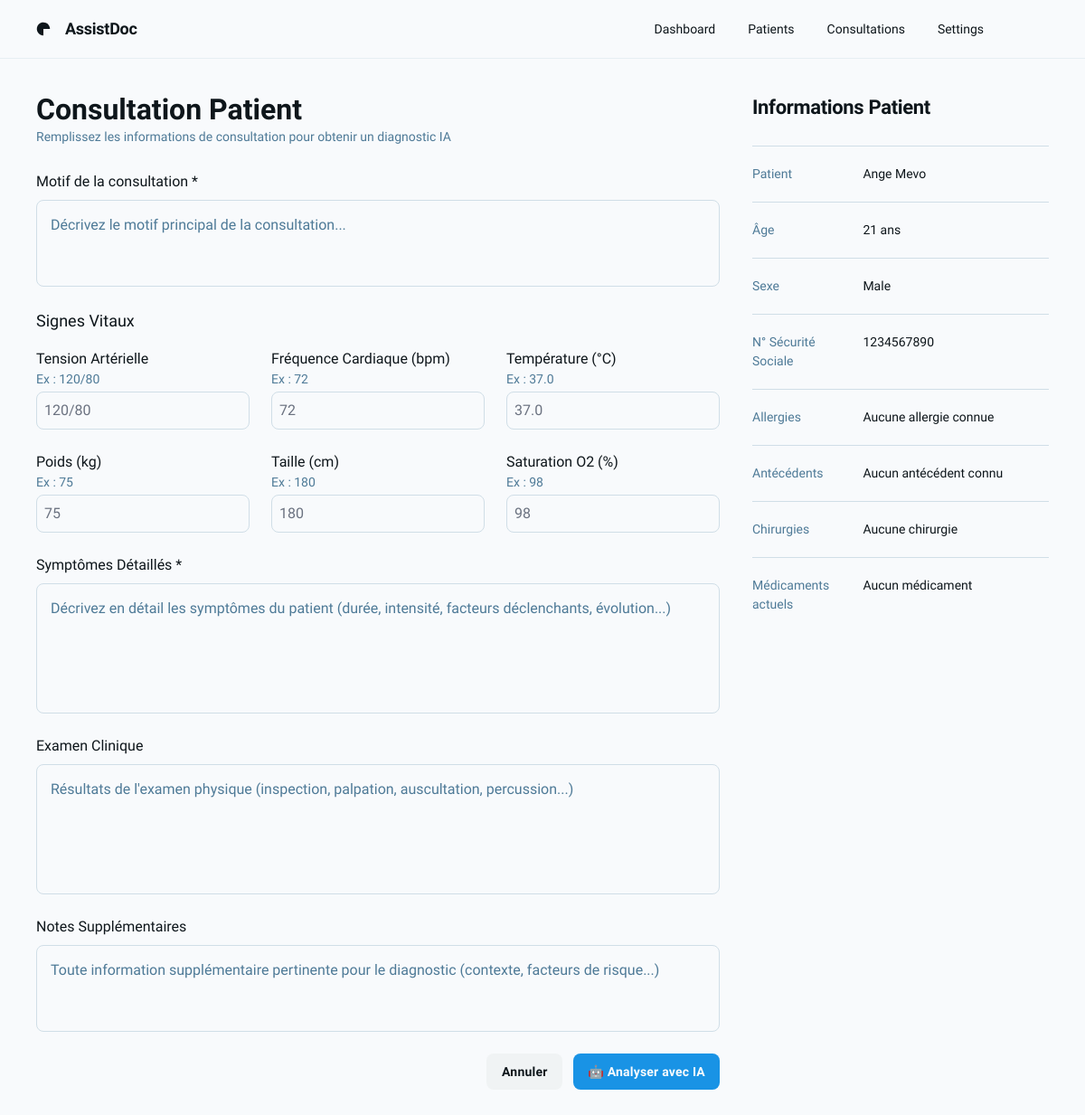
/symptome/1234567890/, run on the app's committed database.
### app/models.py (models this page shows, shortened)
class Patient(models.Model):
    social_security_number = models.CharField(max_length=100)
    last_name = models.CharField(max_length=100)
    first_name = models.CharField(max_length=100)
    birth_date = models.DateField(null=True, blank=True)
    gender = models.CharField(max_length=10, choices=[('M', 'Male'), ('F', 'Female'), ('O', 'Other')])
    address = models.TextField(null=True, blank=True)
    diseases = models.TextField(blank=True, null=True)  # Medical conditions
    surgeries = models.TextField(blank=True, null=True)  # Past surgeries*
    vaccines = models.TextField(blank=True, null=True)  # Vaccination history
    phone_number = models.CharField(max_length=20, null=True, blank=True)
    allergies = models.TextField(blank=True, null=True)  # Allergies
    actual_medecines = models.TextField(blank=True, null=True)  # Current medications
    class Meta:
        verbose_name = "Patient"
        verbose_name_plural = "Patients"

### app/views.py (the view, shortened to what this page needs)
# urls.py: path('symptome/<str:patient_social_security_number>/', symptome, name='symptome'),
def symptome(request, patient_social_security_number):
    patient = get_object_or_404(Patient, social_security_number=patient_social_security_number)
    edit_consultation_id = request.GET.get('edit')
    edit_consultation = None
    if edit_consultation_id:
        try:
            edit_consultation = Consultation.objects.get(id=edit_consultation_id, patient=patient)
        except Consultation.DoesNotExist:
            messages.error(request, 'Consultation non trouvée.')
    context = {
        'patient': patient,
        'edit_consultation': edit_consultation
    }
    return render(request, 'symptome.html', context)

### app/templatetags/custom_filters.py (called while the page is built)
@register.filter
def age(birth_date):
    if birth_date:
        today = date.today()
        return today.year - birth_date.year - ((today.month, today.day) < (birth_date.month, birth_date.day))
    return None

### app/templates/symptome.html (shortened to what this page needs)
{% load custom_filters %}
<html>
    <head>
        <script src="https://cdn.tailwindcss.com?plugins=forms,container-queries"></script>
    </head>
    <body>
        <div class="relative flex size-full min-h-screen flex-col bg-slate-50 group/design-root overflow-x-hidden" style='font-family: "Public Sans", "Noto Sans", sans-serif;'>
        <div class="layout-container flex h-full grow flex-col">
            <header class="flex items-center justify-between whitespace-nowrap border-b border-solid border-b-[#e7eef3] px-10 py-3">
                <div class="flex items-center gap-4 text-[#0e161b]">
                <div class="size-4">
                </div>
                <h2 class="text-[#0e161b] text-lg font-bold leading-tight tracking-[-0.015em]">AssistDoc</h2>
                </div>
                <div class="flex flex-1 justify-end gap-8">
                <div class="flex items-center gap-9">
                    <a class="text-[#0e161b] text-sm font-medium leading-normal" href="{% url 'dashboard' %}">Dashboard</a>
                    <a class="text-[#0e161b] text-sm font-medium leading-normal" href="#">Patients</a>
                    <a class="text-[#0e161b] text-sm font-medium leading-normal" href="#">Consultations</a>
                    <a class="text-[#0e161b] text-sm font-medium leading-normal" href="#">Settings</a>
                </div>
                <div
                    class="bg-center bg-no-repeat aspect-square bg-cover rounded-full size-10"
                    style='background-image: url("https://lh3.googleusercontent.com/aida-public/AB6AXuD4IeuR_ANLJhx03zJTLacex8X8G1IjOun-Ru4UIrM25GoNeReHc9B3j7jzI5koNzZ1obmozgEhwuhOKl9gHf8hsFc242JiygCY0KKQv8K9xsiKD0sSxgGIpjqsJIV9m6ofekd-AfHZJP6PypjfLDsOZ-52tUpmufZ6vLTVnW-CsbsWzs556nwEXSjhcty1BIULRzPfnta6khN1NCosPgw1z3e-noY3cNqN7SPksyxx7hfHPTKFwdY7vF5Z_52sYiDxe7nEPj8ffaQ");'
                ></div>
                </div>
            </header>
            <div class="gap-1 px-6 flex flex-1 justify-center py-5">
            <div class="layout-content-container flex flex-col max-w-[920px] flex-1">
                <div class="flex flex-wrap justify-between gap-3 p-4">
                    <div>
                        <p class="text-[#0e161b] tracking-light text-[32px] font-bold leading-tight min-w-72">
                            {% if edit_consultation %}Modifier Consultation{% else %}Consultation Patient{% endif %}
                        </p>
                        <p class="text-[#4e7a97] text-sm">
                            {% if edit_consultation %}Modifiez les informations de consultation pour mettre à jour le diagnostic IA{% else %}Remplissez les informations de consultation pour obtenir un diagnostic IA{% endif %}
                        </p>
                    </div>
                </div>
                <form method="post" action="{% url 'symptome' patient_social_security_number=patient.social_security_number %}">
                    <div class="px-4 py-3">
                        <label class="flex flex-col">
                            <p class="text-[#0e161b] text-base font-medium leading-normal pb-2">Motif de la consultation *</p>
                            <textarea name="consultation_reason" required
                                placeholder="Décrivez le motif principal de la consultation..."
                                class="form-input flex w-full min-w-0 flex-1 resize-none overflow-hidden rounded-lg text-[#0e161b] focus:outline-0 focus:ring-0 border border-[#d0dee7] bg-slate-50 focus:border-[#d0dee7] min-h-24 placeholder:text-[#4e7a97] p-[15px] text-base font-normal leading-normal">{% if edit_consultation %}{{ edit_consultation.consultation_reason }}{% endif %}</textarea>
                        </label>
                    </div>
                    <div class="px-4 py-3">
                        <h3 class="text-[#0e161b] text-lg font-medium mb-4">Signes Vitaux</h3>
                        <div class="grid grid-cols-1 md:grid-cols-2 lg:grid-cols-3 gap-6">
                            <label class="flex flex-col">
                                <span class="text-[#0e161b] font-medium">Tension Artérielle</span>
                                <span class="text-sm text-[#4e7a97] mb-1">Ex : 120/80</span>
                                <input type="text" name="tension_arterielle" placeholder="120/80" value="" class="form-input rounded-lg border border-[#d0dee7] bg-slate-50 p-2" />
                            </label>
                            <label class="flex flex-col">
                                <span class="text-[#0e161b] font-medium">Fréquence Cardiaque (bpm)</span>
                                <span class="text-sm text-[#4e7a97] mb-1">Ex : 72</span>
                                <input type="number" name="frequence_cardiaque" placeholder="72" value="" class="form-input rounded-lg border border-[#d0dee7] bg-slate-50 p-2" />
                            </label>
                            <label class="flex flex-col">
                                <span class="text-[#0e161b] font-medium">Température (°C)</span>
                                <span class="text-sm text-[#4e7a97] mb-1">Ex : 37.0</span>
                                <input type="number" step="0.1" name="temperature" placeholder="37.0" value="" class="form-input rounded-lg border border-[#d0dee7] bg-slate-50 p-2" />
                            </label>
                            <label class="flex flex-col">
                                <span class="text-[#0e161b] font-medium">Poids (kg)</span>
                                <span class="text-sm text-[#4e7a97] mb-1">Ex : 75</span>
                                <input type="number" step="0.1" name="poids_kg" placeholder="75" value="" class="form-input rounded-lg border border-[#d0dee7] bg-slate-50 p-2" />
                            </label>
                            <label class="flex flex-col">
                                <span class="text-[#0e161b] font-medium">Taille (cm)</span>
                                <span class="text-sm text-[#4e7a97] mb-1">Ex : 180</span>
                                <input type="number" name="taille_cm" placeholder="180" value="{% if edit_consultation %}{{ edit_consultation.height }}{% endif %}" class="form-input rounded-lg border border-[#d0dee7] bg-slate-50 p-2" />
                            </label>
                            <label class="flex flex-col">
                                <span class="text-[#0e161b] font-medium">Saturation O2 (%)</span>
                                <span class="text-sm text-[#4e7a97] mb-1">Ex : 98</span>
                                <input type="number" step="0.1" name="saturation_o2" placeholder="98" value="" class="form-input rounded-lg border border-[#d0dee7] bg-slate-50 p-2" />
                            </label>
                        </div>
                    </div>
                    <div class="px-4 py-3">
                        <label class="flex flex-col">
                            <p class="text-[#0e161b] text-base font-medium leading-normal pb-2">Symptômes Détaillés *</p>
                            <textarea name="symptoms_text" required
                                placeholder="Décrivez en détail les symptômes du patient (durée, intensité, facteurs déclenchants, évolution...)"
                                class="form-input flex w-full min-w-0 flex-1 resize-none overflow-hidden rounded-lg text-[#0e161b] focus:outline-0 focus:ring-0 border border-[#d0dee7] bg-slate-50 focus:border-[#d0dee7] min-h-36 placeholder:text-[#4e7a97] p-[15px] text-base font-normal leading-normal">{% if edit_consultation %}{{ edit_consultation.symptoms_text }}{% endif %}</textarea>
                        </label>
                    </div>
                    <div class="px-4 py-3">
                        <label class="flex flex-col">
                            <p class="text-[#0e161b] text-base font-medium leading-normal pb-2">Examen Clinique</p>
                            <textarea name="clinical_exam"
                                placeholder="Résultats de l'examen physique (inspection, palpation, auscultation, percussion...)"
                                class="form-input flex w-full min-w-0 flex-1 resize-none overflow-hidden rounded-lg text-[#0e161b] focus:outline-0 focus:ring-0 border border-[#d0dee7] bg-slate-50 focus:border-[#d0dee7] min-h-36 placeholder:text-[#4e7a97] p-[15px] text-base font-normal leading-normal">{% if edit_consultation %}{{ edit_consultation.clinical_exam }}{% endif %}</textarea>
                        </label>
                    </div>
                    <div class="px-4 py-3">
                        <label class="flex flex-col">
                            <p class="text-[#0e161b] text-base font-medium leading-normal pb-2">Notes Supplémentaires</p>
                            <textarea name="additional_notes"
                                placeholder="Toute information supplémentaire pertinente pour le diagnostic (contexte, facteurs de risque...)"
                                class="form-input flex w-full min-w-0 flex-1 resize-none overflow-hidden rounded-lg text-[#0e161b] focus:outline-0 focus:ring-0 border border-[#d0dee7] bg-slate-50 focus:border-[#d0dee7] min-h-24 placeholder:text-[#4e7a97] p-[15px] text-base font-normal leading-normal"></textarea>
                        </label>
                    </div>
                    <div class="flex px-4 py-3 justify-end gap-3">
                        <a href="{% url 'dashboard' %}"
                           class="flex min-w-[84px] max-w-[480px] cursor-pointer items-center justify-center overflow-hidden rounded-lg h-10 px-4 bg-[#f0f3f4] text-[#0e161b] text-sm font-bold leading-normal tracking-[0.015em]">
                            <span class="truncate">Annuler</span>
                        </a>
                        <button type="submit"
                            class="flex min-w-[84px] max-w-[480px] cursor-pointer items-center justify-center overflow-hidden rounded-lg h-10 px-4 bg-[#1993e5] text-slate-50 text-sm font-bold leading-normal tracking-[0.015em]">
                            <span class="truncate">{% if edit_consultation %}🤖 Réanalyser avec IA{% else %}🤖 Analyser avec IA{% endif %}</span>
                        </button>
                    </div>
                </form>
            </div>
            <div class="layout-content-container flex flex-col w-[360px]">
                <h2 class="text-[#0e161b] text-[22px] font-bold leading-tight tracking-[-0.015em] px-4 pb-3 pt-5">Informations Patient</h2>
                <div class="p-4 grid grid-cols-[30%_1fr] gap-x-6">
                <div class="col-span-2 grid grid-cols-subgrid border-t border-t-[#d0dee7] py-5">
                    <p class="text-[#4e7a97] text-sm font-normal leading-normal">Patient</p>
                    <p class="text-[#0e161b] text-sm font-normal leading-normal font-medium">{{ patient.first_name }} {{ patient.last_name }}</p>
                </div>
                <div class="col-span-2 grid grid-cols-subgrid border-t border-t-[#d0dee7] py-5">
                    <p class="text-[#4e7a97] text-sm font-normal leading-normal">Âge</p>
                    <p class="text-[#0e161b] text-sm font-normal leading-normal">{% if patient.birth_date %}{{ patient.birth_date|age }} ans{% else %}Non spécifié{% endif %}</p>
                </div>
                <div class="col-span-2 grid grid-cols-subgrid border-t border-t-[#d0dee7] py-5">
                    <p class="text-[#4e7a97] text-sm font-normal leading-normal">Sexe</p>
                    <p class="text-[#0e161b] text-sm font-normal leading-normal">{{ patient.get_gender_display }}</p>
                </div>
                <div class="col-span-2 grid grid-cols-subgrid border-t border-t-[#d0dee7] py-5">
                    <p class="text-[#4e7a97] text-sm font-normal leading-normal">N° Sécurité Sociale</p>
                    <p class="text-[#0e161b] text-sm font-normal leading-normal">{{ patient.social_security_number }}</p>
                </div>
                <div class="col-span-2 grid grid-cols-subgrid border-t border-t-[#d0dee7] py-5">
                    <p class="text-[#4e7a97] text-sm font-normal leading-normal">Allergies</p>
                    <p class="text-[#0e161b] text-sm font-normal leading-normal">{{ patient.allergies|default:"Aucune allergie connue" }}</p>
                </div>
                <div class="col-span-2 grid grid-cols-subgrid border-t border-t-[#d0dee7] py-5">
                    <p class="text-[#4e7a97] text-sm font-normal leading-normal">Antécédents</p>
                    <p class="text-[#0e161b] text-sm font-normal leading-normal">{{ patient.diseases|default:"Aucun antécédent connu" }}</p>
                </div>
                <div class="col-span-2 grid grid-cols-subgrid border-t border-t-[#d0dee7] py-5">
                    <p class="text-[#4e7a97] text-sm font-normal leading-normal">Chirurgies</p>
                    <p class="text-[#0e161b] text-sm font-normal leading-normal">{{ patient.surgeries|default:"Aucune chirurgie" }}</p>
                </div>
                <div class="col-span-2 grid grid-cols-subgrid border-t border-t-[#d0dee7] py-5">
                    <p class="text-[#4e7a97] text-sm font-normal leading-normal">Médicaments actuels</p>
                    <p class="text-[#0e161b] text-sm font-normal leading-normal">{{ patient.actual_medecines|default:"Aucun médicament" }}</p>
                </div>
                </div>
            </div>
            </div>
        </div>
        </div>
    </body>
</html>

### data on the page
Patient: first_name "Ange", last_name "Mevo", birth_date|age "21", gender "Male", social_security_number "1234567890", allergies "Aucune allergie connue", diseases "Aucun antécédent connu", surgeries "Aucune chirurgie", actual_medecines "Aucun médicament"
